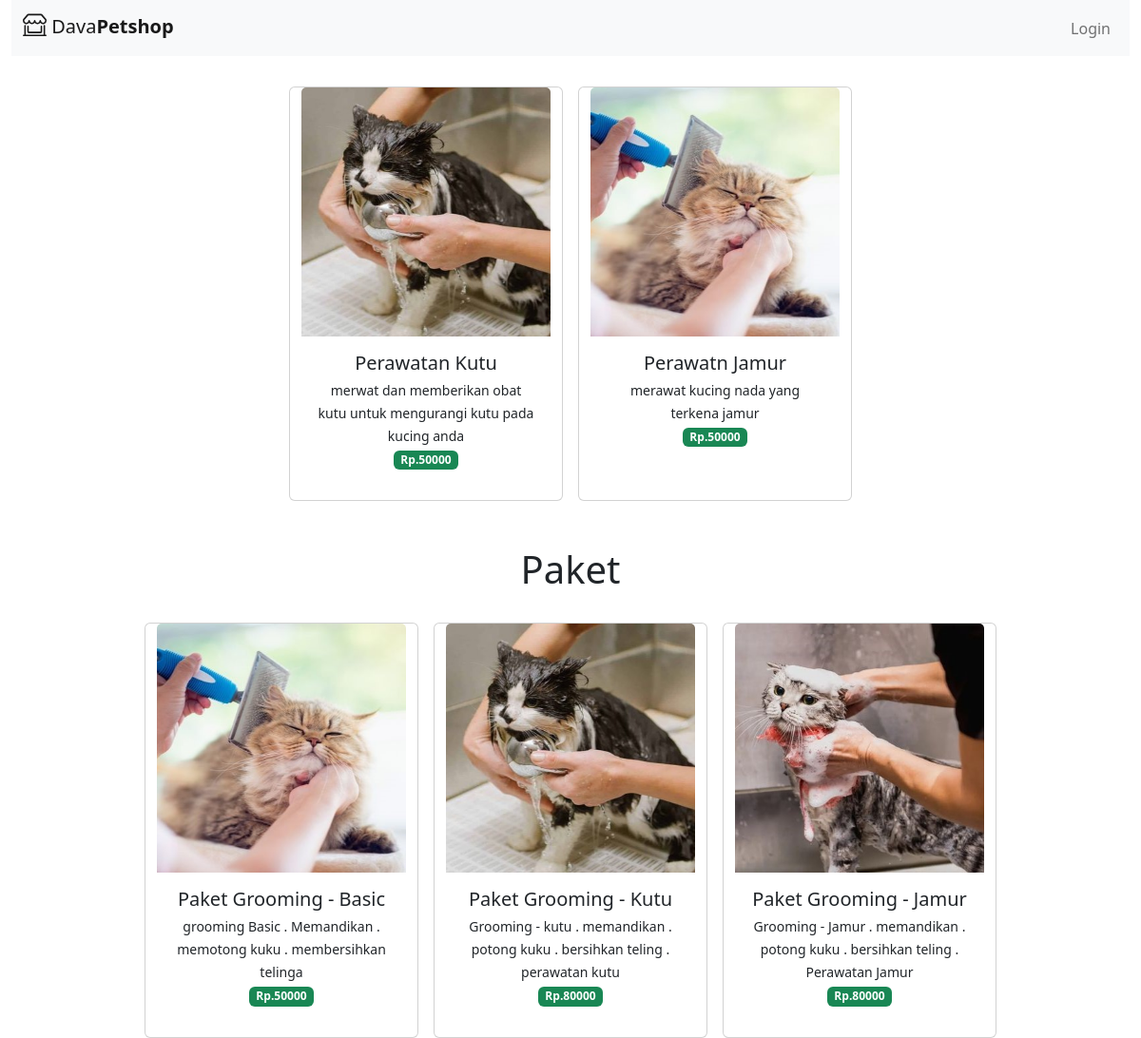
Page /index.php/dashboard/grooming on the committed database.
### tables this page shows
CREATE TABLE `service_grooming` (
  `id_grooming` int(11) NOT NULL,
  `name` varchar(50) NOT NULL,
  `layanan` varchar(50) NOT NULL,
  `description` text NOT NULL,
  `price` int(11) NOT NULL,
  `image` varchar(20) NOT NULL
);

### application/controllers/dashboard.php (called while the page is built, shortened)
<?php
class Dashboard extends CI_Controller {
	public function grooming() {
		$data['grooming_paket'] = $this->model_grooming->tampil_data_paket()->result();
		$data['grooming_satuan'] = $this->model_grooming->tampil_data_satuan()->result();
		$this->load->view('tamplates/header');
		$this->load->view('tamplates/navbar');
		$this->load->view('grooming/layanan_grooming', $data);
		$this->load->view('tamplates/footer');
	}
}

### index.php (called while the page is built, shortened)
<?php
require_once BASEPATH.'core/CodeIgniter.php';

### application/models/model_grooming.php (called while the page is built, shortened)
<?php
	class Model_grooming extends CI_Model {
		public function tampil_data_paket() {
			$this->db->where('layanan', 'paket');
			return $this->db->get('service_grooming');
		}
		public function tampil_data_satuan() {
			$this->db->where('layanan', 'satuan');
			return $this->db->get('service_grooming');
		}
	}
?>

### application/views/grooming/layanan_grooming.php (the view)
<div class="container">
	<div class="row d-flex justify-content-center text-center mt-3">
		<?php foreach ($grooming_satuan as $grm) : ?>
			<div class=" col-6 card mx-2 mt-3" style="width:18rem" href="" >
			<a href="<?php echo site_url('dashboard/detail_grooming/'.$grm->id_grooming); ?>" class="text-decoration-none text-dark">
				<img src="<?php echo base_url().'/assets/img/'.$grm->image ?>" alt="" class="card-img-top">
				<div class="card-body">
					<h5 class="card-title mb-1"><?php echo $grm->name ?></h5>
					<small><?php echo $grm->description?></small><br>
					<span class="badge text-bg-success mb-3">Rp.<?php echo $grm->price?></span><br>
				</div>
				</a>
			</div>
		<?php endforeach; ?>
	</div>
	<div class="text-center mt-5">
		<h1>Paket</h1>
	</div>
	<div class="row d-flex justify-content-center text-center mt-3">
		<?php foreach ($grooming_paket as $grm) : ?>
			<div class=" col-6 card mx-2 mt-3" style="width:18rem" href="" >
			<a href="<?php echo site_url('dashboard/detail_grooming/'.$grm->id_grooming); ?>" class="text-decoration-none text-dark">
				<img src="<?php echo base_url().'/assets/img/'.$grm->image ?>" alt="" class="card-img-top">
				<div class="card-body">
					<h5 class="card-title mb-1"><?php echo $grm->name ?></h5>
					<small><?php echo $grm->description?></small><br>
					<span class="badge text-bg-success mb-3">Rp.<?php echo $grm->price?></span><br>
				</div>
				</a>
			</div>
		<?php endforeach; ?>
	</div>
</div>

### rows in the picture
service_grooming: image (picture), name "Perawatan Kutu", description "merwat dan memberikan obat kutu untuk mengurangi kutu pada kucing anda", price "50000"
service_grooming: image (picture), name "Perawatn Jamur", description "merawat kucing nada yang terkena jamur", price "50000"
service_grooming: image (picture), name "Paket Grooming - Basic", description "grooming Basic . Memandikan . memotong kuku . membersihkan telinga", price "50000"
service_grooming: image (picture), name "Paket Grooming - Kutu", description "Grooming - kutu . memandikan . potong kuku . bersihkan teling . perawatan kutu", price "80000"
service_grooming: image (picture), name "Paket Grooming - Jamur", description "Grooming - Jamur . memandikan . potong kuku . bersihkan teling . Perawatan Jamur", price "80000"

### other values in the picture
anchor('auth/login', 'Login', ['class' => 'nav-link']) "Login"
